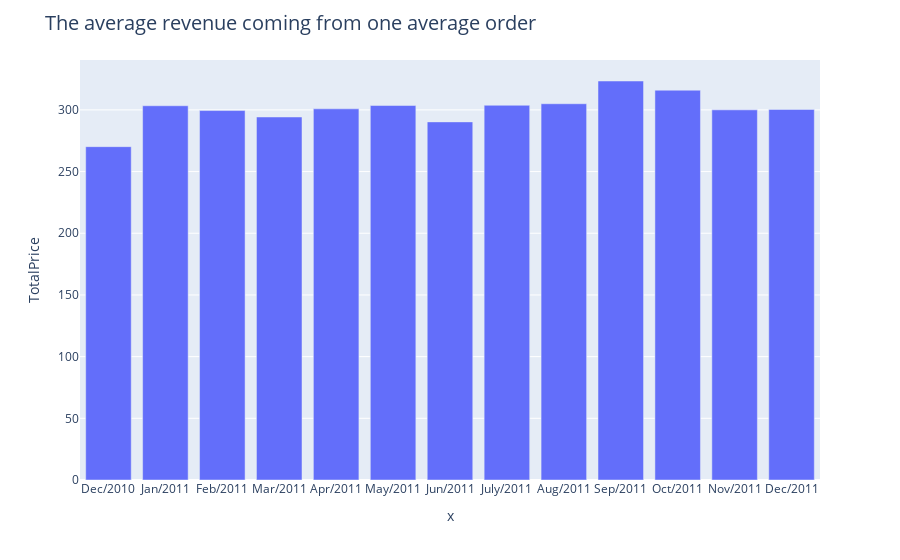

Write notebook code for a chart like this one.
### Code cell
fig3 = month_median_reven.plot(x=timeline, y='TotalPrice', kind="bar")
fig3.update_layout(title_text="The average revenue coming from one average order", title_font=dict(size=20))
fig3.update_layout(uniformtext_minsize=16, uniformtext_mode='hide')
fig3.show()

### Figure 1 — Plotly figure (JSON) as saved in the notebook; plotly's stock layout.template omitted (floating-point values rounded to 4 significant figures)
{"data": [{"alignmentgroup": "True", "hovertemplate": "x=%{x}<br>TotalPrice=%{y}<extra></extra>", "legendgroup": "", "marker": {"color": "#636efa"}, "name": "", "offsetgroup": "", "orientation": "v", "showlegend": false, "textposition": "auto", "type": "bar", "x": ["Dec/2010", "Jan/2011", "Feb/2011", "Mar/2011", "Apr/2011", "May/2011", "Jun/2011", "July/2011", "Aug/2011", "Sep/2011", "Oct/2011", "Nov/2011", "Dec/2011"], "xaxis": "x", "y": [270.2, 303.4, 299.5, 294.2, 300.9, 303.5, 290.3, 303.8, 305.0, 323.4, 316.0, 300.0, 300.4], "yaxis": "y"}], "layout": {"barmode": "relative", "legend": {"tracegroupgap": 0}, "margin": {"t": 60}, "title": {"font": {"size": 20}, "text": "The average revenue coming from one average order"}, "uniformtext": {"minsize": 16, "mode": "hide"}, "xaxis": {"anchor": "y", "domain": [0, 1], "title": {"text": "x"}}, "yaxis": {"anchor": "x", "domain": [0, 1], "title": {"text": "TotalPrice"}}}}
